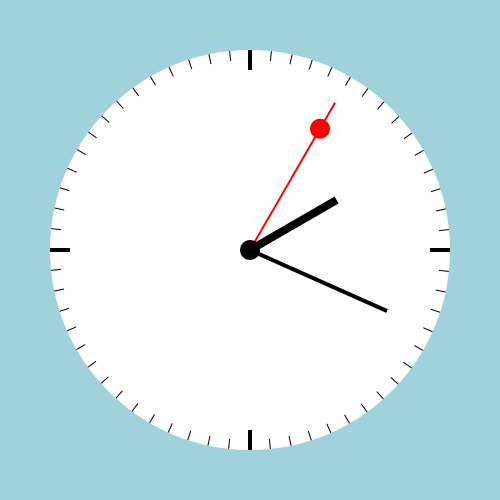
Frame 1 (no input)
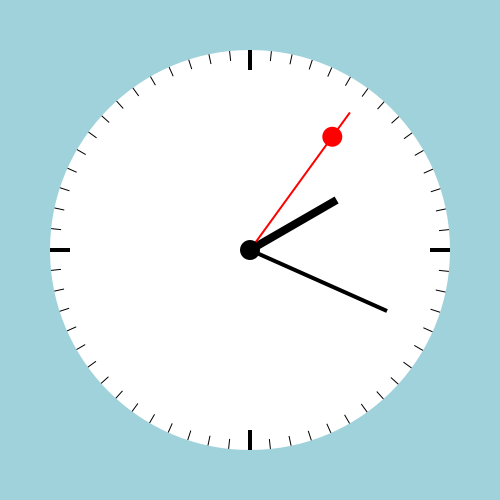
Frame 60 (the mouse pressed at the canvas centre just before this capture)
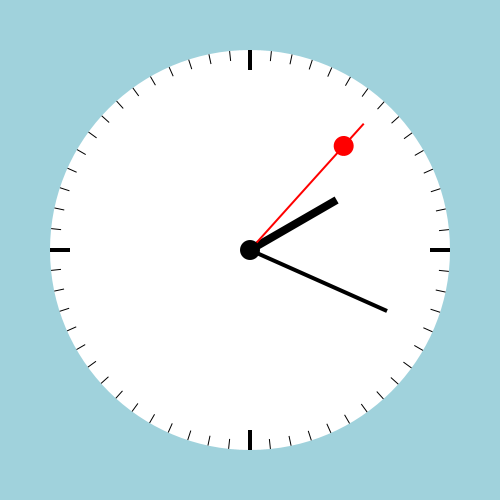
Frame 120 (the mouse held since frame 60 and released just before this capture)

The Processing sketch that drew these frames (run headless with seeded random() and noise(); from frame 60 on, the mouse is pressed at the canvas centre):

// Processing sketch: processing_142774
// ── processing_142774.pde

void setup() {
 size(500,500);
 smooth();
 noStroke();
}

void draw() {
  background(160,210,220);
  
  translate(width/2,height/2);
  fill(255);
  ellipse(0,0,400,400);
  fill(0);
  
  pushMatrix();
    for(int i=0; i<60; i++){
      rect(0,-200,1,10);
      if(i%15 == 0) {
        rect(-2,-200,4,20); 
      }
      rotate(radians(6));
    }
  popMatrix();
  
  pushMatrix();
    rotate(radians(minute()*6));
    fill(0);
    rect(-2,0,4,-150);
  popMatrix();
  
  pushMatrix();
    rotate(radians(hour()*30));
    rect(-4,0,8,-100);
  popMatrix();
  
  pushMatrix();
    rotate(radians(second()*6));
    fill(255,0,0);
    rect(-1,0,2,-170);
    ellipse(0,-140,20,20);
  popMatrix();
  
  fill(0);
  ellipse(0,0,20,20);
}
